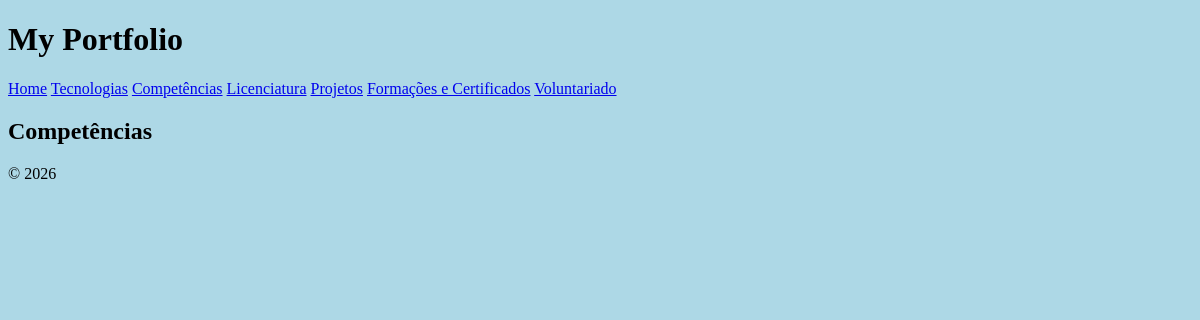
/competencias/, run on an earlier commit of the app's database.
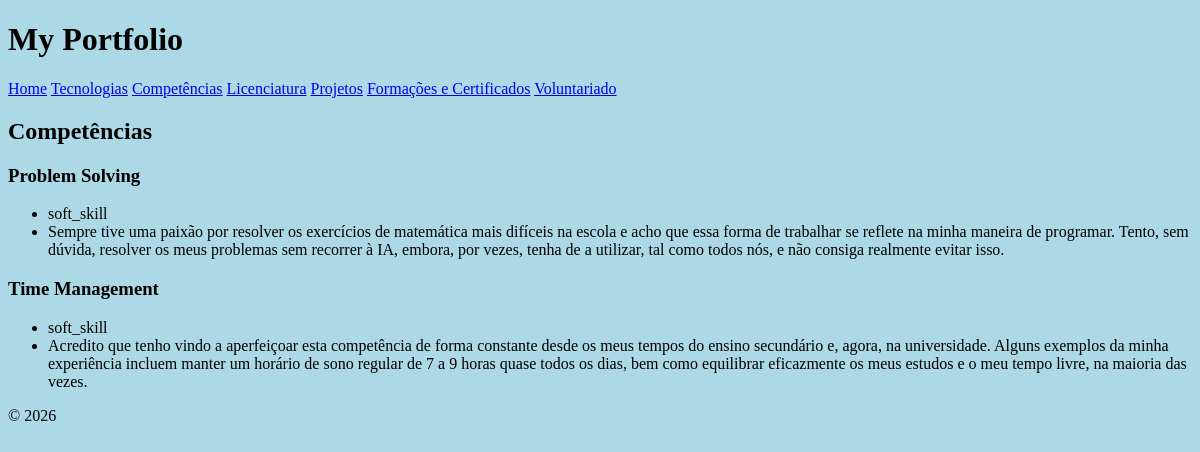
And on a later commit of the database.
### portfolio/models.py (models this page shows, shortened)
class Competencia(models.Model):
    TIPO_CHOICES = [
        ('soft_skill', 'Soft Skill'),
        ('tecnologia', 'Tecnologia'),
        ('hard_skill', 'Hard Skill'),
    ]
    nome = models.CharField(max_length=100)
    tipo = models.CharField(max_length=20, choices=TIPO_CHOICES)
    descricao = models.TextField()

### portfolio/views.py (the view)
# urls.py: path('competencias/',views.competencias_view, name="competencias"),
def competencias_view(request):
    competencias = Competencia.objects.all()
    return render(request,'portfolio/competencias.html',{'competencias':competencias} )

### portfolio/templates/portfolio/competencias.html
{% extends "portfolio/index.html" %}
{% block content %}
    <h2>Competências</h2>
    <div>
        <section>
        {% for competencia in competencias %}
        <article>
            <header>
                <h3>{{ competencia.nome }}</h3>
            </header>
            <section>
                <ul>
                    <li>{{competencia.tipo}}</li>
                    <li>{{competencia.descricao}}</li>
                </ul>
            </section>
        </article>
        {% endfor %}
        </section>
    </div>
{% endblock %}

What changed in the data, as far as the page shows it:
added Competencia: nome "Problem Solving", tipo "soft_skill", descricao "Sempre tive uma paixão por resolver os exercícios de matemática mais difíceis na escola e acho que essa forma de trabalhar se reflete na minha maneira de programar. Tento, sem dúvida, resolver os meus problemas sem recorrer à IA, embora, por vezes, tenha de a utilizar, tal como todos nós, e não consiga realmente evitar isso."
added Competencia: nome "Time Management", tipo "soft_skill", descricao "Acredito que tenho vindo a aperfeiçoar esta competência de forma constante desde os meus tempos do ensino secundário e, agora, na universidade. Alguns exemplos da minha experiência incluem manter um horário de sono regular de 7 a 9 horas quase todos os dias, bem como equilibrar eficazmente os meus estudos e o meu tempo livre, na maioria das vezes."
